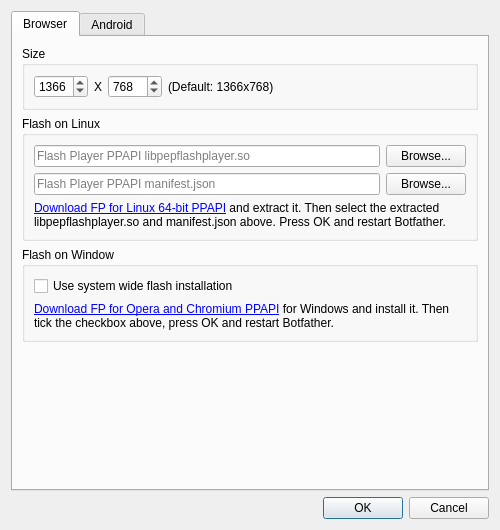
<?xml version="1.0" encoding="UTF-8"?>
<ui version="4.0">
 <class>ConfigDialog</class>
 <widget class="QDialog" name="ConfigDialog">
  <property name="geometry">
   <rect>
    <x>0</x>
    <y>0</y>
    <width>500</width>
    <height>530</height>
   </rect>
  </property>
  <property name="windowTitle">
   <string>BotFather - Config Window</string>
  </property>
  <property name="windowIcon">
   <iconset resource="../res/gui.qrc">
    <normaloff>:/gui/black_on_trans.png</normaloff>:/gui/black_on_trans.png</iconset>
  </property>
  <layout class="QVBoxLayout" name="verticalLayout">
   <item>
    <widget class="QTabWidget" name="tabWidget">
     <property name="currentIndex">
      <number>0</number>
     </property>
     <widget class="QWidget" name="tab">
      <attribute name="title">
       <string>Browser</string>
      </attribute>
      <layout class="QVBoxLayout" name="verticalLayout_2">
       <item>
        <widget class="QGroupBox" name="groupBox_2">
         <property name="title">
          <string>Size</string>
         </property>
         <layout class="QVBoxLayout" name="verticalLayout_4">
          <item>
           <layout class="QHBoxLayout" name="horizontalLayout_2">
            <item>
             <widget class="QSpinBox" name="browser_width">
              <property name="maximum">
               <number>4096</number>
              </property>
              <property name="value">
               <number>1366</number>
              </property>
             </widget>
            </item>
            <item>
             <widget class="QLabel" name="label_2">
              <property name="text">
               <string>X</string>
              </property>
             </widget>
            </item>
            <item>
             <widget class="QSpinBox" name="browser_height">
              <property name="minimum">
               <number>0</number>
              </property>
              <property name="maximum">
               <number>2560</number>
              </property>
              <property name="value">
               <number>768</number>
              </property>
             </widget>
            </item>
            <item>
             <widget class="QLabel" name="label_4">
              <property name="text">
               <string>(Default: 1366x768)</string>
              </property>
             </widget>
            </item>
            <item>
             <spacer name="horizontalSpacer_2">
              <property name="orientation">
               <enum>Qt::Horizontal</enum>
              </property>
              <property name="sizeHint" stdset="0">
               <size>
                <width>40</width>
                <height>20</height>
               </size>
              </property>
             </spacer>
            </item>
           </layout>
          </item>
         </layout>
        </widget>
       </item>
       <item>
        <widget class="QGroupBox" name="flash_on_linux">
         <property name="enabled">
          <bool>true</bool>
         </property>
         <property name="title">
          <string>Flash on Linux</string>
         </property>
         <layout class="QVBoxLayout" name="verticalLayout_3">
          <item>
           <layout class="QHBoxLayout" name="horizontalLayout">
            <item>
             <widget class="QLineEdit" name="flash_so">
              <property name="placeholderText">
               <string>Flash Player PPAPI libpepflashplayer.so</string>
              </property>
              <property name="clearButtonEnabled">
               <bool>true</bool>
              </property>
             </widget>
            </item>
            <item>
             <widget class="QPushButton" name="browse_flash_so">
              <property name="text">
               <string>Browse...</string>
              </property>
             </widget>
            </item>
           </layout>
          </item>
          <item>
           <layout class="QHBoxLayout" name="horizontalLayout_4">
            <item>
             <widget class="QLineEdit" name="flash_manifest">
              <property name="placeholderText">
               <string>Flash Player PPAPI manifest.json</string>
              </property>
              <property name="clearButtonEnabled">
               <bool>true</bool>
              </property>
             </widget>
            </item>
            <item>
             <widget class="QPushButton" name="browse_flash_manifest">
              <property name="text">
               <string>Browse...</string>
              </property>
             </widget>
            </item>
           </layout>
          </item>
          <item>
           <widget class="QLabel" name="label">
            <property name="text">
             <string>&lt;html&gt;&lt;head/&gt;&lt;body&gt;&lt;p&gt;&lt;a href=&quot;https://get.adobe.com/de/flashplayer/otherversions/&quot;&gt;&lt;span style=&quot; text-decoration: underline; color:#0000ff;&quot;&gt;Download FP for Linux 64-bit PPAPI&lt;/span&gt;&lt;/a&gt; and extract it. Then select the extracted libpepflashplayer.so and manifest.json above. Press OK and restart Botfather.&lt;/p&gt;&lt;/body&gt;&lt;/html&gt;</string>
            </property>
            <property name="wordWrap">
             <bool>true</bool>
            </property>
            <property name="openExternalLinks">
             <bool>true</bool>
            </property>
           </widget>
          </item>
         </layout>
        </widget>
       </item>
       <item>
        <widget class="QGroupBox" name="flash_on_window">
         <property name="enabled">
          <bool>true</bool>
         </property>
         <property name="title">
          <string>Flash on Window</string>
         </property>
         <layout class="QVBoxLayout" name="verticalLayout_7">
          <item>
           <widget class="QCheckBox" name="use_system_flash">
            <property name="enabled">
             <bool>true</bool>
            </property>
            <property name="text">
             <string>Use system wide flash installation</string>
            </property>
           </widget>
          </item>
          <item>
           <widget class="QLabel" name="label_5">
            <property name="text">
             <string>&lt;html&gt;&lt;head/&gt;&lt;body&gt;&lt;p&gt;&lt;a href=&quot;https://get.adobe.com/de/flashplayer/otherversions/&quot;&gt;&lt;span style=&quot; text-decoration: underline; color:#0000ff;&quot;&gt;Download FP for Opera and Chromium PPAPI&lt;/span&gt;&lt;/a&gt; for Windows and install it. Then tick the checkbox above, press OK and restart Botfather.&lt;/p&gt;&lt;/body&gt;&lt;/html&gt;</string>
            </property>
            <property name="wordWrap">
             <bool>true</bool>
            </property>
            <property name="openExternalLinks">
             <bool>true</bool>
            </property>
           </widget>
          </item>
         </layout>
        </widget>
       </item>
       <item>
        <spacer name="verticalSpacer">
         <property name="orientation">
          <enum>Qt::Vertical</enum>
         </property>
         <property name="sizeHint" stdset="0">
          <size>
           <width>20</width>
           <height>40</height>
          </size>
         </property>
        </spacer>
       </item>
      </layout>
     </widget>
     <widget class="QWidget" name="tab_2">
      <attribute name="title">
       <string>Android</string>
      </attribute>
      <layout class="QVBoxLayout" name="verticalLayout_5">
       <item>
        <widget class="QGroupBox" name="groupBox_3">
         <property name="title">
          <string>Android Debug Bridge</string>
         </property>
         <layout class="QVBoxLayout" name="verticalLayout_6">
          <item>
           <layout class="QHBoxLayout" name="horizontalLayout_3">
            <item>
             <widget class="QLineEdit" name="adb_binary">
              <property name="placeholderText">
               <string>Path to manually installed ADB executable...</string>
              </property>
             </widget>
            </item>
            <item>
             <widget class="QPushButton" name="adb_binary_browse_button">
              <property name="text">
               <string>Browse...</string>
              </property>
             </widget>
            </item>
           </layout>
          </item>
          <item>
           <widget class="QLabel" name="label_3">
            <property name="text">
             <string>&lt;html&gt;&lt;head/&gt;&lt;body&gt;&lt;p&gt;Android Debug Bridge (ADB) is required to run Android Bot Scripts. It is part of the Android SDK Platform-Tools. &lt;a href=&quot;https://developer.android.com/studio/releases/platform-tools.html&quot;&gt;&lt;span style=&quot; text-decoration: underline; color:#0000ff;&quot;&gt;Download and install SDK Platform-Tools&lt;/span&gt;&lt;/a&gt; manually. Then provide the path to the manually installed ADB executable.&lt;/p&gt;&lt;/body&gt;&lt;/html&gt;</string>
            </property>
            <property name="wordWrap">
             <bool>true</bool>
            </property>
            <property name="openExternalLinks">
             <bool>true</bool>
            </property>
           </widget>
          </item>
         </layout>
        </widget>
       </item>
       <item>
        <spacer name="verticalSpacer_2">
         <property name="orientation">
          <enum>Qt::Vertical</enum>
         </property>
         <property name="sizeHint" stdset="0">
          <size>
           <width>20</width>
           <height>40</height>
          </size>
         </property>
        </spacer>
       </item>
      </layout>
     </widget>
    </widget>
   </item>
   <item>
    <widget class="QDialogButtonBox" name="button_box">
     <property name="standardButtons">
      <set>QDialogButtonBox::Cancel|QDialogButtonBox::Ok</set>
     </property>
    </widget>
   </item>
  </layout>
 </widget>
 <resources>
  <include location="../res/gui.qrc"/>
 </resources>
 <connections/>
</ui>
